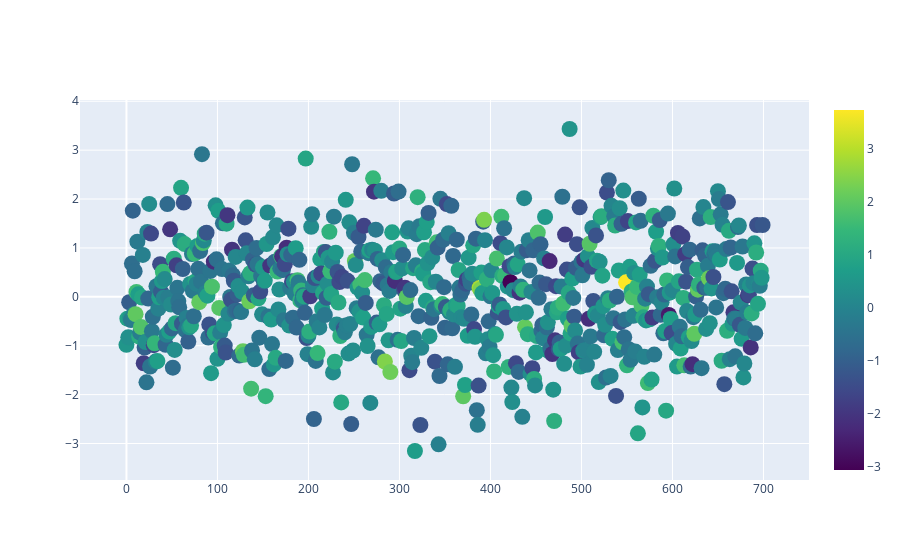

Notebook code cell kept with this figure:
### Code cell
# 散点图
trace1 = go.Scatter(
     y = np.random.randn(700),
    mode = 'markers',
    marker = dict(
        size = 16,
        color = np.random.randn(800),
        colorscale = 'Viridis',
        showscale = True
    )
)
data = [trace1]
py.iplot(data)

### Figure 1 — Plotly figure (JSON) as saved in the notebook; plotly's stock layout.template omitted (floating-point values rounded to 4 significant figures; data arrays with more than 128 entries replaced by an {"elided": "..."} marker saying what was removed)
{"data": [{"marker": {"color": {"elided": "800 float values"}, "colorscale": [[0, "#440154"], [0.1111, "#482878"], [0.2222, "#3e4989"], [0.3333, "#31688e"], [0.4444, "#26828e"], [0.5556, "#1f9e89"], [0.6667, "#35b779"], [0.7778, "#6ece58"], [0.8889, "#b5de2b"], [1, "#fde725"]], "showscale": true, "size": 16}, "mode": "markers", "type": "scatter", "y": {"elided": "700 float values"}}], "layout": {}}
